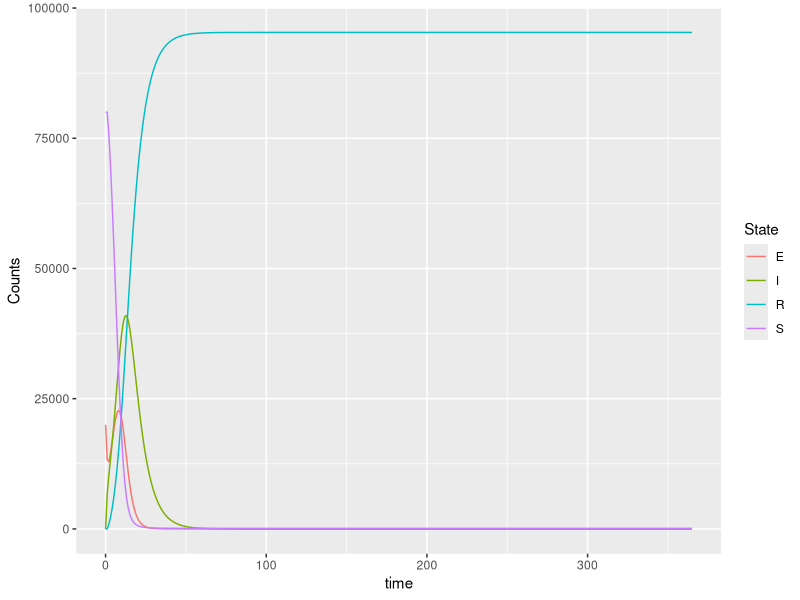

R code for this plot:

# Create a function to calculate the rate of change in each state variable
change.dt <- function(X, Lambda, mu, beta, alpha, epsilon, gamma){
  S <- X[1] ; E <- X[2] ; I <- X[3] ; R <- X[4]
  N <- S + E + I + R
  
  dSdt <- Lambda - mu*S - beta*I*S/N
  dEdt <- beta*I*S/N - (mu + epsilon)*E
  dIdt <- epsilon*E - (gamma + mu + alpha)*I
  dRdt <- gamma*I - mu*R
        
  return(c(dSdt, dEdt, dIdt, dRdt))
        
}

# For time period (example for per day period)
change.dt(X = c(79300, 20000, 500, 100), Lambda=0, mu=0, beta=0.75, alpha=0.006, epsilon=1/3, gamma=1/8)

# A fuction that will update the system at each time step
updateSystm <- function(X, Lambda, mu, beta, alpha, epsilon, gamma, deltaT){
  X <- X + change.dt(X, Lambda, mu, beta, alpha, epsilon, gamma)*deltaT
  return(X)
}

# How mant people are in S, E, I and R at time = 0
Systm <- c(79999, 20000, 1, 0)
# Per-capita birth rate
Lambda <- 0
# Per-capita natural death rate
mu <- 0
# Virus-induced average fatality rate
alpha <- 0.006
# transmission coefficient
beta <- 0.75
# Rate of progression from exposed to infection
epsilon <- 1/3
# Recovery rate of infectious individual
gamma <- 1/8
# time step
deltaT <- 1
# time period
period <- 365


epidemic <- data.frame(time=0, S=Systm[1], E=Systm[2], I=Systm[3], R=Systm[4])

for(time in seq(from=deltaT, to=period, by=deltaT)){
  
  Systm <- updateSystm(Systm, Lambda, mu, beta, alpha, epsilon,  gamma, deltaT)
  epidemic <- rbind(epidemic, c(time, Systm))

}

install.packages("tidyverse")
library(tidyverse)

epi <- epidemic %>%
  pivot_longer(S:R, values_to="Counts", names_to="State")

ggplot(epi) + geom_line(aes(x=time, y=Counts, col=State))
